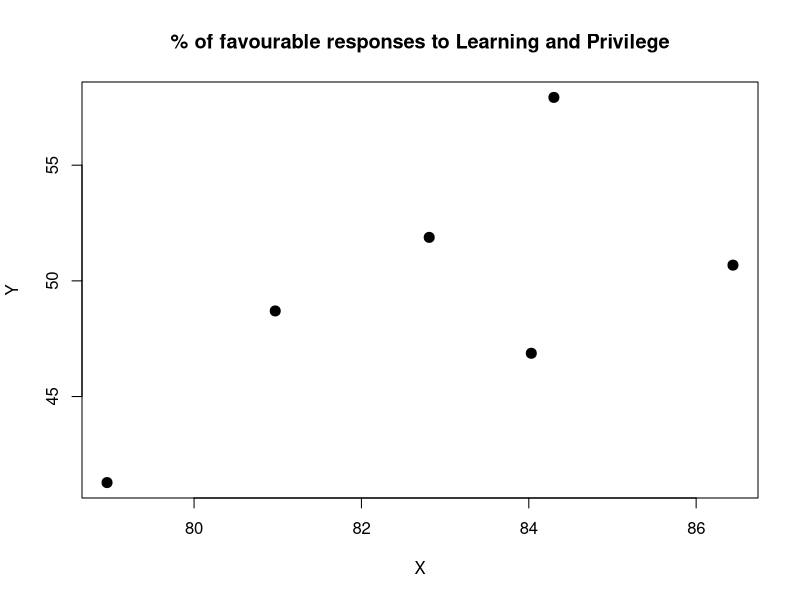
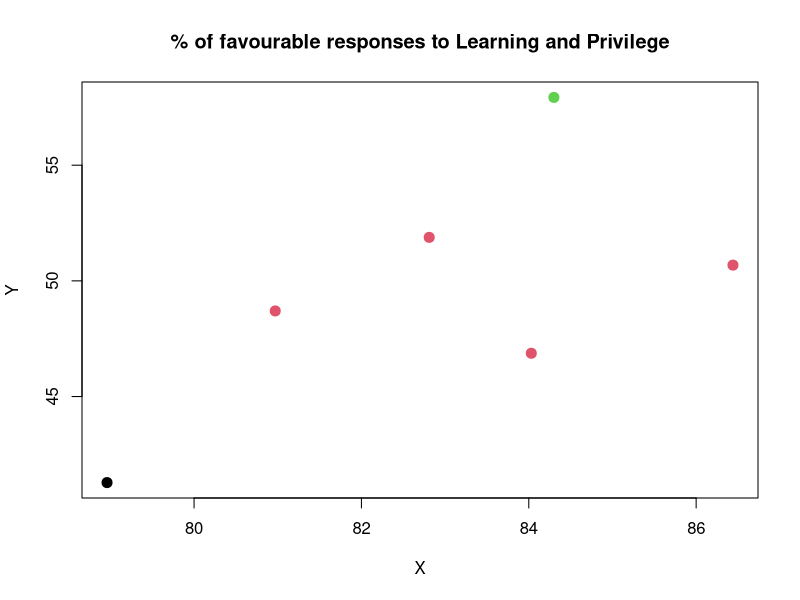

Source code (R) for these figures, in order: (Note: this script raises an error after producing the figures.)
library(datasets)
# Inspect data structure
# Membuat data frame
attitude <- data.frame(
  X = c(86.44, 78.96, 84.03, 82.81, 80.97, 84.3),
  Y = c(50.68, 41.28, 46.87, 51.88, 48.7, 57.93)
)

# Menampilkan data frame
print(attitude)

str(attitude)
# Summarise data
summary(attitude)

# Menggunakan kolom 1 (X), 2 (Y), dan 6 (Privilege) dari data frame 'attitude'
dat <- attitude[, c(1, 2)]

# Plot data
plot(dat, main = "% of favourable responses to Learning and Privilege", pch = 20, cex = 2)

# Melakukan K-Means dengan 3 clusters
set.seed(7)
km <- kmeans(dat, 3, nstart = 100)

# Menambahkan hasil klaster ke data frame 'attitude'
attitude$cluster <- km$cluster

# Plot hasil klaster dengan warna yang berbeda
plot(dat, col = km$cluster, main = "% of favourable responses to Learning and Privilege", pch = 20, cex = 2)

# Menampilkan pusat klaster
points(km$centers[, c(2, 3, 6)], col = 1:3, pch = 8, cex = 2, lwd = 2 ) 
print(points())
#=================================================================================

# Try to reduct the dimension of variables using PCA ---> do yourself
# Assume that the third and fourth variables are the result from PCA
# Subset the attitude data
#dat = attitude[,c(1,2,3)]

# Plot subset data
#plot(dat, main = "% of favourable responses to
    # Learning and Privilege", pch =20, cex =2)

# Perform K-Means with 2 clusters
set.seed(7)
km1 = kmeans(dat, 3, nstart=100)

# Plot results
plot(dat, col =(km1$cluster +1) , main="K-Means result with 2 clusters", pch=20, cex=2)

# Check for the optimal number of clusters given the data
mydata <-dat
wss <- (nrow(mydata)-1)*sum(apply(mydata,2,var))
for (i in 2:15) wss[i] <- sum(kmeans(mydata,
                                     centers=i)$withinss)
plot(1:15, wss, type="b", xlab="Number of Clusters",
     ylab="Within groups sum of squares",
     main="Assessing the Optimal Number of Clusters with the Elbow Method",
     pch=20, cex=2)


# Perform K-Means with the optimal number of clusters identified from the Elbow method
set.seed(7)
km2 = kmeans(dat, 6, nstart=100)

# Examine the result of the clustering algorithm
# Plot results
plot(dat, col =(km2$cluster +1) , main="K-Means result with 6 clusters", pch=20, cex=2)

